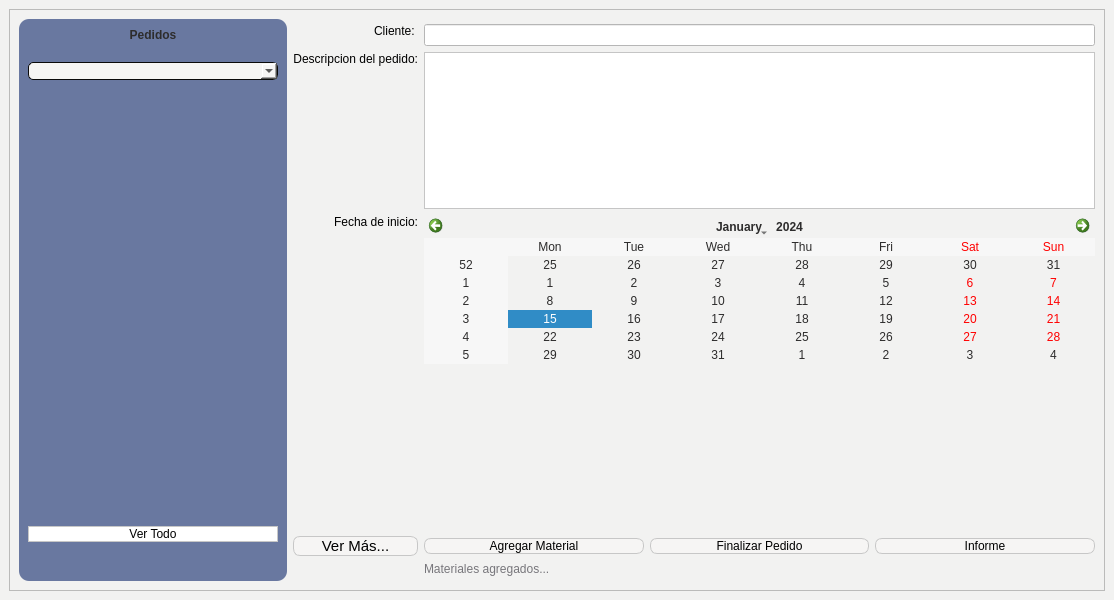
<?xml version="1.0" encoding="UTF-8"?>
<ui version="4.0">
 <class>MainWindow</class>
 <widget class="QMainWindow" name="MainWindow">
  <property name="geometry">
   <rect>
    <x>0</x>
    <y>0</y>
    <width>1114</width>
    <height>600</height>
   </rect>
  </property>
  <property name="minimumSize">
   <size>
    <width>800</width>
    <height>600</height>
   </size>
  </property>
  <property name="windowTitle">
   <string>Vista previa de pedidos</string>
  </property>
  <property name="styleSheet">
   <string notr="true">background-color: rgb(63, 73, 100);</string>
  </property>
  <widget class="QWidget" name="centralwidget">
   <property name="styleSheet">
    <string notr="true">background-color: rgb(242, 242, 241);</string>
   </property>
   <layout class="QGridLayout" name="gridLayout_4">
    <item row="0" column="0">
     <widget class="QFrame" name="frame_2">
      <property name="styleSheet">
       <string notr="true">QPushButton{
		background-color: rgb(255, 255, 255);	
		border:1px solid #c7c7c7;
		border-radius:7px;
		background-color:rgb(246, 245, 244);
}

QPushButton:hover{
		background-color:#c7c7c7;
		border:1px solid rgb(255,255,255);
}

*{
		font-family:&quot;Inter&quot;, sans-serif;
}
</string>
      </property>
      <property name="frameShape">
       <enum>QFrame::StyledPanel</enum>
      </property>
      <property name="frameShadow">
       <enum>QFrame::Raised</enum>
      </property>
      <layout class="QGridLayout" name="gridLayout_3">
       <item row="0" column="0">
        <layout class="QHBoxLayout" name="horizontalLayout" stretch="1,3">
         <item>
          <widget class="QFrame" name="frame">
           <property name="styleSheet">
            <string notr="true">QFrame{
		border:none;
		border-radius:10%;
		background-color: rgb(105, 120, 160);
		color: rgb(45, 44, 44);
}

QComboBox{
		border:1px solid #c7c7c7;
		border-radius:10%;
		background-color:rgb(246, 245, 244);
}

QPushButton{
			border:1px solid #c7c7c7;
			border-radius:10%;
			background-color:rgb(246, 245, 244);
}</string>
           </property>
           <property name="frameShape">
            <enum>QFrame::StyledPanel</enum>
           </property>
           <property name="frameShadow">
            <enum>QFrame::Raised</enum>
           </property>
           <layout class="QGridLayout" name="gridLayout_2">
            <item row="0" column="0">
             <layout class="QVBoxLayout" name="verticalLayout_2" stretch="0,0,0,0">
              <property name="spacing">
               <number>20</number>
              </property>
              <property name="bottomMargin">
               <number>30</number>
              </property>
              <item>
               <widget class="QLabel" name="label_7">
                <property name="styleSheet">
                 <string notr="true">font-weight:500;</string>
                </property>
                <property name="frameShadow">
                 <enum>QFrame::Plain</enum>
                </property>
                <property name="text">
                 <string>Pedidos</string>
                </property>
                <property name="alignment">
                 <set>Qt::AlignCenter</set>
                </property>
                <property name="margin">
                 <number>19</number>
                </property>
               </widget>
              </item>
              <item>
               <widget class="QComboBox" name="comboBox_2">
                <property name="styleSheet">
                 <string notr="true">border:1px solid rgb(10,10,10);
border-radius:5%;</string>
                </property>
               </widget>
              </item>
              <item>
               <spacer name="verticalSpacer_5">
                <property name="orientation">
                 <enum>Qt::Vertical</enum>
                </property>
                <property name="sizeType">
                 <enum>QSizePolicy::Expanding</enum>
                </property>
                <property name="sizeHint" stdset="0">
                 <size>
                  <width>11</width>
                  <height>205</height>
                 </size>
                </property>
               </spacer>
              </item>
              <item>
               <widget class="QPushButton" name="pushButton_5">
                <property name="cursor">
                 <cursorShape>PointingHandCursor</cursorShape>
                </property>
                <property name="styleSheet">
                 <string notr="true">QPushButton{
		background-color: rgb(255, 255, 255);	
		border:1px solid #c7c7c7;

}

QPushButton:hover{
		background-color:#c7c7c7;
		border:1px solid rgb(255,255,255);
}</string>
                </property>
                <property name="text">
                 <string>Ver Todo</string>
                </property>
                <property name="flat">
                 <bool>false</bool>
                </property>
               </widget>
              </item>
             </layout>
            </item>
           </layout>
          </widget>
         </item>
         <item>
          <layout class="QGridLayout" name="gridLayout">
           <item row="2" column="0">
            <widget class="QLabel" name="label_4">
             <property name="text">
              <string>Descripcion del pedido:</string>
             </property>
             <property name="textFormat">
              <enum>Qt::AutoText</enum>
             </property>
             <property name="scaledContents">
              <bool>false</bool>
             </property>
             <property name="alignment">
              <set>Qt::AlignRight|Qt::AlignTop|Qt::AlignTrailing</set>
             </property>
             <property name="wordWrap">
              <bool>false</bool>
             </property>
            </widget>
           </item>
           <item row="5" column="1">
            <layout class="QHBoxLayout" name="horizontalLayout_2">
             <item>
              <widget class="QPushButton" name="pushButton_2">
               <property name="cursor">
                <cursorShape>PointingHandCursor</cursorShape>
               </property>
               <property name="text">
                <string>Agregar Material</string>
               </property>
              </widget>
             </item>
             <item>
              <widget class="QPushButton" name="pushButton_3">
               <property name="cursor">
                <cursorShape>PointingHandCursor</cursorShape>
               </property>
               <property name="text">
                <string>Finalizar Pedido</string>
               </property>
              </widget>
             </item>
             <item>
              <widget class="QPushButton" name="pushButton">
               <property name="cursor">
                <cursorShape>PointingHandCursor</cursorShape>
               </property>
               <property name="text">
                <string>Informe</string>
               </property>
              </widget>
             </item>
            </layout>
           </item>
           <item row="1" column="0">
            <widget class="QLabel" name="label_2">
             <property name="text">
              <string>Cliente: </string>
             </property>
             <property name="alignment">
              <set>Qt::AlignRight|Qt::AlignTop|Qt::AlignTrailing</set>
             </property>
            </widget>
           </item>
           <item row="2" column="1">
            <widget class="QTextEdit" name="textEdit">
             <property name="styleSheet">
              <string notr="true">background-color: rgb(255, 255, 255);</string>
             </property>
            </widget>
           </item>
           <item row="0" column="1">
            <spacer name="verticalSpacer_4">
             <property name="orientation">
              <enum>Qt::Vertical</enum>
             </property>
             <property name="sizeHint" stdset="0">
              <size>
               <width>20</width>
               <height>40</height>
              </size>
             </property>
            </spacer>
           </item>
           <item row="1" column="1">
            <widget class="QLineEdit" name="lineEdit">
             <property name="styleSheet">
              <string notr="true">background-color: rgb(255, 255, 255);</string>
             </property>
            </widget>
           </item>
           <item row="4" column="1">
            <spacer name="verticalSpacer_2">
             <property name="orientation">
              <enum>Qt::Vertical</enum>
             </property>
             <property name="sizeType">
              <enum>QSizePolicy::Expanding</enum>
             </property>
             <property name="sizeHint" stdset="0">
              <size>
               <width>20</width>
               <height>200</height>
              </size>
             </property>
            </spacer>
           </item>
           <item row="6" column="1">
            <widget class="QLabel" name="label_6">
             <property name="cursor">
              <cursorShape>PointingHandCursor</cursorShape>
             </property>
             <property name="styleSheet">
              <string notr="true">QLabel{
	font-weight:200;
	color: rgb(119, 118, 123);
}

QLabel:hover{
	color: rgb(26, 95, 180);
}</string>
             </property>
             <property name="text">
              <string>Materiales agregados...</string>
             </property>
            </widget>
           </item>
           <item row="7" column="1">
            <spacer name="verticalSpacer_3">
             <property name="orientation">
              <enum>Qt::Vertical</enum>
             </property>
             <property name="sizeHint" stdset="0">
              <size>
               <width>20</width>
               <height>40</height>
              </size>
             </property>
            </spacer>
           </item>
           <item row="3" column="0">
            <widget class="QLabel" name="label_5">
             <property name="text">
              <string>Fecha de inicio:</string>
             </property>
             <property name="alignment">
              <set>Qt::AlignRight|Qt::AlignTop|Qt::AlignTrailing</set>
             </property>
            </widget>
           </item>
           <item row="5" column="0">
            <widget class="QPushButton" name="pushButton_4">
             <property name="cursor">
              <cursorShape>PointingHandCursor</cursorShape>
             </property>
             <property name="styleSheet">
              <string notr="true">font-size:15px;</string>
             </property>
             <property name="text">
              <string>Ver Más...</string>
             </property>
            </widget>
           </item>
           <item row="3" column="1">
            <widget class="QCalendarWidget" name="calendarWidget">
             <property name="styleSheet">
              <string notr="true">color: rgb(45, 44, 44);</string>
             </property>
            </widget>
           </item>
          </layout>
         </item>
        </layout>
       </item>
      </layout>
     </widget>
    </item>
   </layout>
  </widget>
 </widget>
 <resources/>
 <connections/>
</ui>
